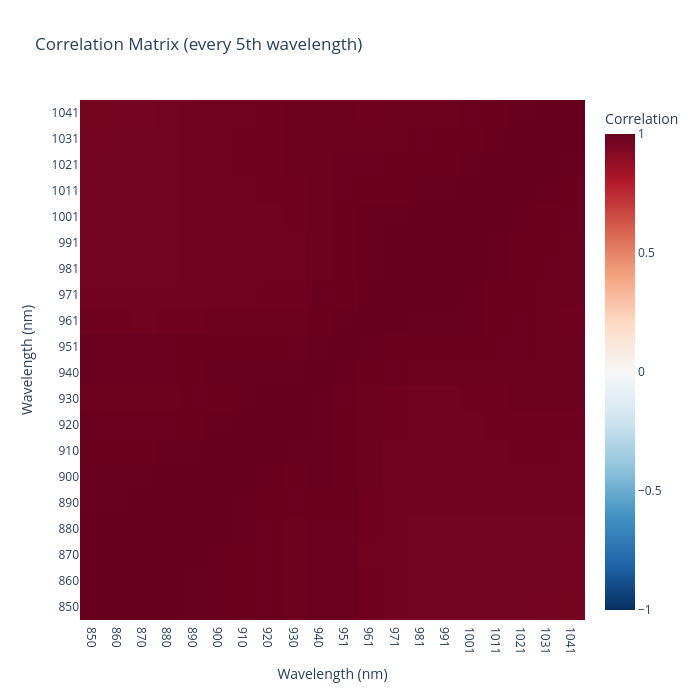

This figure's notebook cell:
### Markdown cell above
### 1.4 Multicollinearity Assessment

### Code cell
from numpy.linalg import cond

# Compute multicollinearity metrics on TRAINING data only
condition_number = cond(X_train)
corr_matrix_X = np.corrcoef(X_train.T)
avg_corr = (np.sum(corr_matrix_X) - len(corr_matrix_X)) / (len(corr_matrix_X)**2 - len(corr_matrix_X))

print("="*70)
print("MULTICOLLINEARITY ANALYSIS (Training Data)")
print("="*70)
print(f"\n⚠️  Condition number: {condition_number:.2e}")
print(f"    (Values > 30 indicate severe multicollinearity)")
print(f"    Average correlation: {avg_corr:.3f}")
print(f"    (Adjacent wavelengths ~98-99% correlated!)")

if condition_number > 30:
    print(f"\n🚨 SEVERE multicollinearity detected!")
    print(f"   • OLS regression coefficients will be UNSTABLE")
    print(f"   • Small changes in data → huge coefficient swings")
    print(f"   • This is WHY we need PLSR or PCR!")

print(f"\n💡 REAL-WORLD IMPACT:")
print(f"   In meat processing, this means OLS can't reliably identify")
print(f"   which specific wavelengths matter. PLSR solves this by")
print(f"   creating orthogonal components.")

# Correlation heatmap (sample every 5th wavelength for visualization)
sample_every = 5
X_sample = X_train[:, ::sample_every]
corr_sample = np.corrcoef(X_sample.T)

fig = go.Figure(data=go.Heatmap(
    z=corr_sample,
    x=[f'{int(wavelengths[i])}' for i in range(0, len(wavelengths), sample_every)],
    y=[f'{int(wavelengths[i])}' for i in range(0, len(wavelengths), sample_every)],
    colorscale='RdBu_r',
    zmid=0,
    colorbar=dict(title="Correlation")
))

fig.update_layout(
    title="Correlation Matrix (every 5th wavelength)",
    xaxis_title="Wavelength (nm)",
    yaxis_title="Wavelength (nm)",
    width=700, height=700
)
fig.show()

### Figure 1 — Plotly figure (JSON) as saved in the notebook; plotly's stock layout.template omitted (floating-point values rounded to 4 significant figures; data arrays with more than 128 entries replaced by an {"elided": "..."} marker saying what was removed)
{"data": [{"colorbar": {"title": {"text": "Correlation"}}, "colorscale": [[0, "rgb(5,48,97)"], [0.1, "rgb(33,102,172)"], [0.2, "rgb(67,147,195)"], [0.3, "rgb(146,197,222)"], [0.4, "rgb(209,229,240)"], [0.5, "rgb(247,247,247)"], [0.6, "rgb(253,219,199)"], [0.7, "rgb(244,165,130)"], [0.8, "rgb(214,96,77)"], [0.9, "rgb(178,24,43)"], [1, "rgb(103,0,31)"]], "type": "heatmap", "x": ["850", "860", "870", "880", "890", "900", "910", "920", "930", "940", "951", "961", "971", "981", "991", "1001", "1011", "1021", "1031", "1041"], "y": ["850", "860", "870", "880", "890", "900", "910", "920", "930", "940", "951", "961", "971", "981", "991", "1001", "1011", "1021", "1031", "1041"], "z": {"elided": "20x20 float values"}, "zmid": 0}], "layout": {"height": 700, "title": {"text": "Correlation Matrix (every 5th wavelength)"}, "width": 700, "xaxis": {"title": {"text": "Wavelength (nm)"}}, "yaxis": {"title": {"text": "Wavelength (nm)"}}}}
